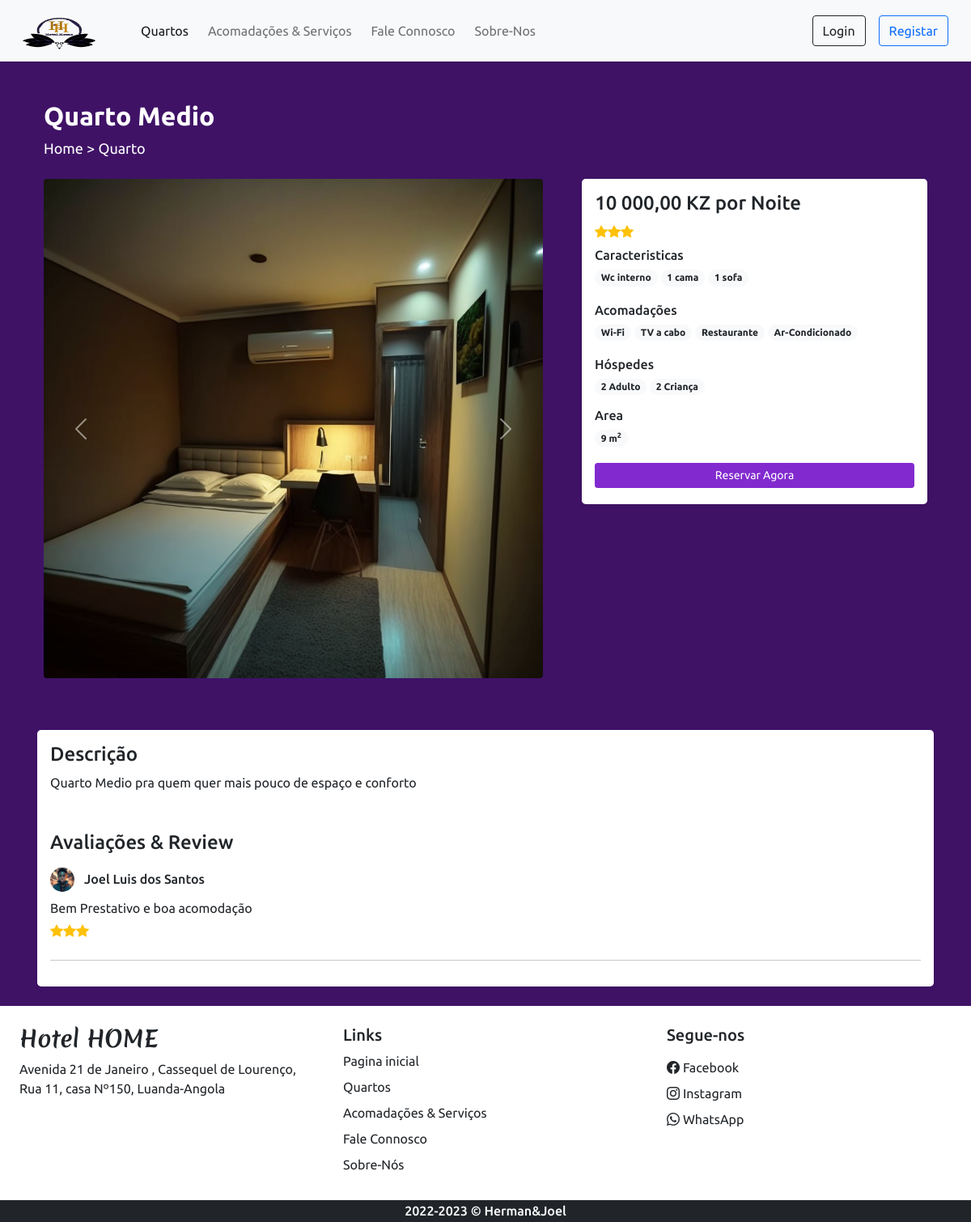
Page /app/Views/Home_Quartos_Detalhes.php?id=2 on the committed database.
### tables this page shows
CREATE TABLE `quartos` (
  `id` int(11) NOT NULL,
  `nome` varchar(150) NOT NULL,
  `area` int(11) NOT NULL,
  `preco` int(11) NOT NULL,
  `quant` int(11) NOT NULL,
  `adulto` int(11) NOT NULL,
  `crianca` int(11) NOT NULL,
  `descricao` varchar(350) NOT NULL,
  `status` tinyint(4) NOT NULL DEFAULT 1,
  `removido` int(11) NOT NULL DEFAULT 0
);

CREATE TABLE `quartos_imagem` (
  `id` int(11) NOT NULL,
  `quartos_id` int(11) NOT NULL,
  `image` varchar(150) NOT NULL,
  `thumb` tinyint(4) NOT NULL DEFAULT 0
);

CREATE TABLE `caracteristicas` (
  `id` int(11) NOT NULL,
  `nome` varchar(50) NOT NULL
);

CREATE TABLE `acomadacao` (
  `id` int(11) NOT NULL,
  `icone` varchar(100) NOT NULL,
  `nome` varchar(50) NOT NULL,
  `descricao` varchar(250) NOT NULL
);

CREATE TABLE `rating_review` (
  `id_rr` int(11) NOT NULL,
  `reserva_id` int(11) NOT NULL,
  `quarto_id` int(11) NOT NULL,
  `user_id` int(11) NOT NULL,
  `rating` int(11) NOT NULL,
  `review` varchar(250) NOT NULL,
  `visto` int(11) NOT NULL DEFAULT 0,
  `datetime` datetime NOT NULL DEFAULT current_timestamp()
);

CREATE TABLE `user_home` (
  `id_user` int(11) NOT NULL,
  `profile` varchar(100) NOT NULL,
  `pass` varchar(200) NOT NULL,
  `token` varchar(200) DEFAULT NULL,
  `t_expire` date DEFAULT NULL,
  `status` int(11) NOT NULL DEFAULT 1,
  `id_acesso` int(11) NOT NULL,
  `datetime` datetime NOT NULL DEFAULT current_timestamp(),
  `se_verificado` int(11) NOT NULL DEFAULT 0,
  `id_pessoa` int(11) NOT NULL
);

CREATE TABLE `pessoa` (
  `id_pessoa` int(11) NOT NULL,
  `nome` varchar(430) NOT NULL,
  `sobrenome` varchar(430) NOT NULL,
  `genero` varchar(20) NOT NULL,
  `endereco` varchar(120) NOT NULL,
  `data_nas` date NOT NULL,
  `n_ide` varchar(120) NOT NULL,
  `id_contacto` int(11) NOT NULL
);

CREATE TABLE `configuracoes` (
  `id_confg` int(11) NOT NULL,
  `site_titulo` varchar(50) NOT NULL,
  `site_sobre` varchar(332) NOT NULL,
  `Desligado` tinyint(1) NOT NULL
);

CREATE TABLE `contactos_detalhes` (
  `id_cont` int(11) NOT NULL,
  `endereco` varchar(132) NOT NULL,
  `gmap` varchar(132) NOT NULL,
  `pn1` varchar(30) NOT NULL,
  `pn2` varchar(30) NOT NULL,
  `email` varchar(132) NOT NULL,
  `fb` varchar(132) NOT NULL,
  `insta` varchar(132) NOT NULL,
  `wt` varchar(132) NOT NULL,
  `iframe` varchar(332) NOT NULL
);

### app/Views/Home_Quartos_Detalhes.php (the view, shortened to what the rows shown need)
<?php
require('../Controllers/d_con.php');
?>
<!DOCTYPE html>
<html lang="pt-ao">
    <head>
        <?php require('../Views/Links.php'); ?>
</head>
    <body>
        <?php
            $data = filtracao($_GET);
            $quarto_res = Selecao($Conexao,"SELECT * FROM quartos WHERE id=? AND status=? AND removido=?",[$data['id'],1,0],false);
        ?>
        <main>
            <div class="container">
                <div class="row">
                    <div class=" col-12 my-5 mb-4 px-4">
                        <h2 class="fw-bold color_white"><?php echo $quarto_res[0]['nome']?></h2>
                        <div style="font-size: 18px;">
                            <a href="/Projecto-Final/app/Views/Index.php" class=" text-decoration-none color_white">Home</a>
                            <span class=" color_white"> &gt;</span>
                            <a href="Home_Quartos.php" class=" text-decoration-none color_white">Quarto</a>
                        </div>
                    </div>
                    <div class="col-lg-7 col-md-12 px-4 mb-5">
                        <div id="quarto_carousel" class="carousel slide">
                            <div class="carousel-inner">
                                <?php
                                    $quarto_img = QUARTO_IMAGE_PATH."Thumbnail.jpg";
                                    $img_q = Selecao($Conexao,"SELECT * FROM quartos_imagem WHERE quartos_id=?",[$quarto_res[0]['id']],false);
                                    if($img_q){
                                        $active_class= 'active';
                                        foreach ($img_q as $img_res) {
                                            echo "<div class='carousel-item $active_class'>".
                                            "<img src=".QUARTO_IMAGE_PATH.$img_res['image']." class='d-block w-100 rounded'>
                                            </div>";
                                            $active_class='';
                                        }
                                    }else{
                                        echo "<div class='carousel-item active'>".
                                            "<img src=".$quarto_img." class='d-block w-100 rounded'>
                                            </div>";
                                    }
                                ?>
                            </div>
                        </div>
                    </div>
                    <div class="col-lg-5 col-md-12 px-4 mb-1">
                        <div class="card mb-4 border-0 shadow-sm rounded-3">
                            <div class="card-body">
                                <?php
                                    $qr= "SELECT  ROUND(AVG(rating)) AS avg_rating FROM rating_review WHERE quarto_id=? ORDER BY id_rr DESC LIMIT 20";
                                    $r_rating = Selecao($Conexao,$qr,[$quarto_res[0]['id']],false);
                                    $data_rating = "";
                                    if($r_rating[0]['avg_rating']!=NULL){
                                        for ($i=0; $i <$r_rating[0]['avg_rating'] ; $i++) {
                                            $data_rating .= "<i class='bi bi-star-fill text-warning'></i>";
                                        }
                                    }
                                    $preco = Formato_Kwanza($quarto_res[0]['preco']);
                                    echo <<<preco
                                            <h4 class="mb-2">$preco por Noite</h4>
                                        preco;
                                    echo <<<rating
                                        <div class="mb-2">
                                            $data_rating
                                        </div>
                                    rating;
                                    $fea_q=Selecao($Conexao,"SELECT caracteristicas.nome FROM caracteristicas
                                                INNER JOIN quartos_caracteristica ON caracteristicas.id = quartos_caracteristica.caracteristica_id
                                                WHERE quartos_caracteristica.quartos_id=?",[$quarto_res[0]['id']],false);
                                    $caracteristica_data = "";
                                    foreach ($fea_q as $fea_row) {
                                        $caracteristica_data .="<span class='badge rounded-pill bg-light text-dark text-wrap me-1 mb-1'>
                                        $fea_row[nome]
                                        </span>";
                                    }
                                    echo <<<caracteristica
                                        <div class="features mb-3">
                                            <h6 class="mb-1">Caracteristicas</h6>
                                            $caracteristica_data
                                        </div>
                                        caracteristica;
                                    $fea_q=Selecao($Conexao,"SELECT acomadacao.nome FROM acomadacao
                                    INNER JOIN quartos_acomadacao ON acomadacao.id = quartos_acomadacao.acomadacao_id
                                    WHERE quartos_acomadacao.quartos_id=?",[$quarto_res[0]['id']],false);
                                    $acomadacao_data = "";
                                    foreach ($fea_q as $fea_row) {
                                        $acomadacao_data .="<span class='badge rounded-pill bg-light text-dark text-wrap me-1 mb-1'>
                                                            $fea_row[nome]
                                                            </span>";
                                     }
                                     echo <<<acomadacao
                                     <div class="Facilities mb-3">
                                         <h6 class="mb-1">Acomadações</h6>
                                         $acomadacao_data
                                     </div>
                                     acomadacao;
                                     echo "
                                        <div class='mb-3'>
                                            <h6 class='mb-1'>Hóspedes</h6>
                                            <span class='badge rounded-pill bg-light text-dark text-wrap'>
                                                ".$quarto_res[0]['adulto']." Adulto
                                            </span>
                                            <span class='badge rounded-pill bg-light text-dark text-wrap'>
                                                ".$quarto_res[0]['crianca']." Criança
                                            </span>
                                        </div>
                                        ";
                                        echo "
                                        <div class='mb-3'>
                                            <h6 class='mb-1'>Area</h6>
                                            <span class='badge rounded-pill bg-light text-dark text-wrap me-1 mb-1'>
                                                ".$quarto_res[0]['area']." m<sup>2</sup>
                                            </span>
                                        </div>
                                        ";
                                        if(!$contactos[0]['Desligado']){
                                            $login = 0;
                                            echo "
                                                <button onclick='verificalogin_reserva(".$login.",".$quarto_res[0]['id'].")'  class=\"btn btn-sm w-100 text-white custom-bg shadow-none mb-1\">Reservar Agora</button>
                                            ";
                                        }
                                ?>
                            </div>
                        </div>
                    </div>
                    <div class="col-12 mt-3 px-3">
                        <div class="card mb-4 border-0 shadow-sm rounded-3">
                            <div class="card-body">
                                <div class="mb-5">
                                    <h4>Descrição</h4>
                                    <p>
                                        <?php
                                            echo $quarto_res[0]['descricao'];
                                        ?>
                                    </p>
                                </div>
                                <div>
                                    <h4 class="mb-3">Avaliações & Review</h4>
                                    <?php
                                        $q = "SELECT DISTINCT rating_review.*, user_home.id_user, user_home.id_pessoa,user_home.profile, pessoa.nome as nome_pessoa ,pessoa.sobrenome, quartos.nome FROM rating_review INNER JOIN  user_home ON rating_review.user_id = user_home.id_user INNER JOIN quartos ON rating_review.quarto_id = quartos.id INNER JOIN pessoa ON user_home.id_pessoa = pessoa.id_pessoa  and rating_review.quarto_id=? ORDER BY id_rr DESC LIMIT 15";
                                        $r_user = Selecao($Conexao,$q,[$quarto_res[0]['id']],false);
                                        $img_user = USER_IMAGE_PATH;
                                        if (!$r_user || $r_user <=0) {
                                            echo "Nenhuma Avaliações & Review";
                                        }else {
                                            foreach ($r_user as $data) {
                                                $rating ="";
                                                for ($i=0; $i < $data['rating'] ; $i++) {
                                                    $rating .= "<i class='bi bi-star-fill text-warning'></i>";
                                                }
                                                echo <<<text
                                                    <div class="mb-4">
                                                        <div class="d-flex align-items-center mb-2">
                                                            <img src='$img_user$data[profile]' style="width: 30px; height: 30px;" class="me-1 rounded-circle">
                                                            <h6 class="m-0 ms-2">$data[nome_pessoa] $data[sobrenome]</h6>
                                                        </div>
                                                        <p class="mb-1">
                                                            $data[review]
                                                        </p>
                                                        <div>
                                                            $rating
                                                        </div>
                                                    </div>
                                                    <hr>
                                                    text;
                                            }
                                        }
                                    ?>
                                </div>
                            </div>
                        </div>
                    </div>
                </div>
        </main>
        <?php require('../Views/Home_Footer.php');?>
    </body>
</html>

### app/Views/Home_Footer.php (shortened to what the rows shown need)
<footer class="container-fluid  bg-white">
    <div class="row">
        <div class="col-lg-4 p-4">
            <h3 class="h-fonte fw-bold fs-3 mb-2"><?php echo $contactos[0]['site_titulo'];?></h3>
            <address>
                <?php echo $contactos2[0]['endereco'];?>
            </address>
        </div>
    </div>
</footer>

### rows in the picture
quartos: nome "Quarto Medio", preco "10 000,00 KZ", adulto "2", crianca "2", area "9", descricao "Quarto Medio pra quem quer mais pouco de espaço e conforto"
quartos_imagem: image (picture)
caracteristicas: nome "Wc interno"
caracteristicas: nome "1 cama"
caracteristicas: nome "1 sofa"
acomadacao: nome "Wi-Fi"
acomadacao: nome "TV a cabo"
acomadacao: nome "Restaurante"
acomadacao: nome "Ar-Condicionado"
rating_review: user.profile (picture), pessoa.nome "Joel", pessoa.sobrenome "Luis dos Santos", review "Bem Prestativo e boa acomodação", rating 3 (drawn)
configuracoes: site_titulo "Hotel HOME"
contactos_detalhes: endereco "Avenida 21 de Janeiro , Cassequel de Lourenço, Rua 11, casa Nº150, Luanda-Angola"
